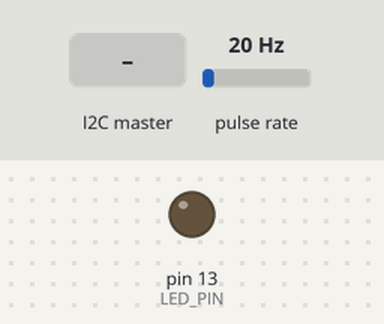
Bench run of a sketch on a simulated Arduino Pro Mini, built with avr-gcc and run on an emulated ATmega328P. On the bench: output pins drawn as LEDs (lit = HIGH). Wiring (inferred from the names in the program): pulse sensor: data pin 8. The test bench sets the inputs (shaded band); at power-on: pulse rate 20 Hz.

Above: at 1.2 s.
1.3 s: the I2C master sends the byte 1
At 2.7 s:
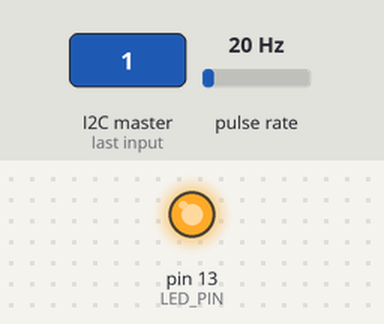
Timing chart, 0 to 4.3 s (numbered marks = the images above; inputs shaded):
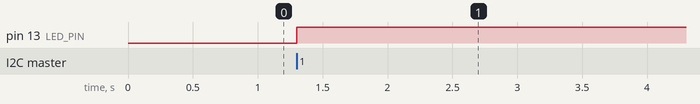

Measured:
- after the input at 1.3 s, pin 13 (LED_PIN): LOW → HIGH at once

The sketch:

ethanolModule.ino
```cpp
#include <Wire.h>
#include <util/atomic.h>
#include "include/ethanol_math.h"

#define I2C_ADDRESS 0x04

const int INPUT_PIN = 8;
const int LED_PIN = 13;
const int FUEL_CONTENT_NUMBER = 1;

int data = 0;
int number = 0;

volatile uint16_t revTick;
int HZ = 0;
int ethanol = 0;

void setupTimer(void)
{
  TCCR1A = 0;
  // TCCR1B: ICNC1=1, ICES1=1 (rising edge capture), CS12=1 (prescaler /256) → 0b10000100 = 132
  TCCR1B = 132;
  TCCR1C = 0;
  // TIMSK1: ICIE1=1 (input capture interrupt), TOIE1=1 (overflow interrupt) → 0b00100001 = 33
  TIMSK1 = 33;
  TCNT1 = 0;
}

/* Timer/Counter1 Capture Event */
ISR(TIMER1_CAPT_vect)
{
  revTick = ICR1;
  TCNT1 = 0;
}

/* Timer/Counter1 Overflow — sensor signal lost */
ISR(TIMER1_OVF_vect)
{
  revTick = 0;
}

void setup(void)
{
  Wire.begin(I2C_ADDRESS);

  Wire.onReceive(receiveData);
  Wire.onRequest(sendData);

  Serial.begin(9600);
  pinMode(INPUT_PIN, INPUT);
  pinMode(LED_PIN, OUTPUT);

  setupTimer();
}

void loop(void)
{
  // revTick is uint16_t written by ISR — read atomically to avoid torn 16-bit read on 8-bit AVR
  uint16_t tick;
  ATOMIC_BLOCK(ATOMIC_RESTORESTATE) {
    tick = revTick;
  }

  if (tick > 0)
  {
    // 62200 ≈ F_CPU(16 MHz) / prescaler(256); empirically calibrated for this sensor
    HZ = 62200 / tick;
    ethanol = hz_to_ethanol(HZ);
  }
  else
  {
    HZ = 0;
    ethanol = 0;
  }

  delay(1000);
}

void receiveData(int byteCount)
{
  while (Wire.available())
  {
    digitalWrite(LED_PIN, HIGH);
    number = Wire.read();

    if (number == FUEL_CONTENT_NUMBER)
    {
      data = ethanol;
    }
  }
}

void sendData(void)
{
  Wire.write((uint8_t)data);
  digitalWrite(LED_PIN, LOW);
}
```

ethanol_math.h
```cpp
#pragma once

// GM-style flex-fuel sensor: 50 Hz = 0% ethanol, 150 Hz = 100% ethanol.
// Clamps below 50 Hz to 0 and above 150 Hz to 100.
inline int hz_to_ethanol(int hz) {
  if (hz <= 50) return 0;
  if (hz >= 150) return 100;
  return hz - 50;
}
```
